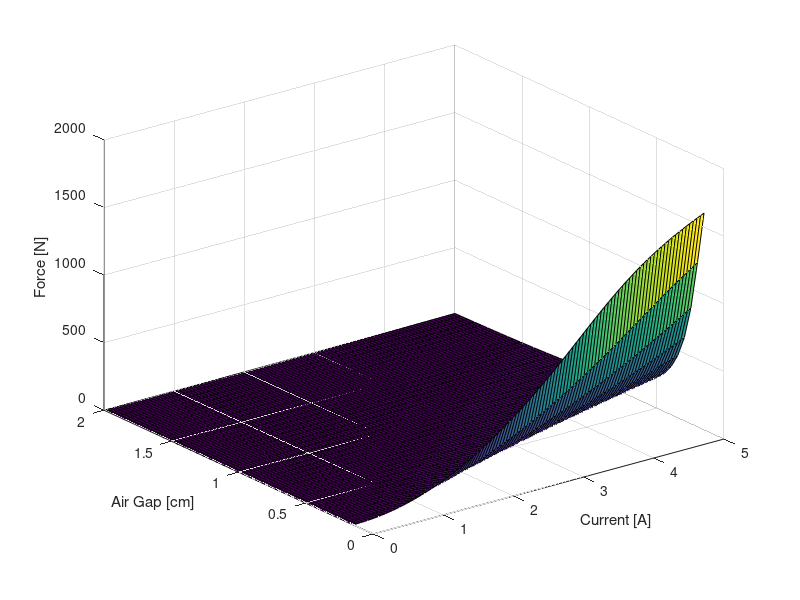

Here is the MATLAB script that generated this plot:
%% DATA ANALYSIS %%
% Small script for representation of the simulation's output data.

clear
clc
close all

load('results.mat')
forceArray = -forceArray(2:40, :);
deltas = deltas(2:40);
surf(I, deltas, forceArray)
xlabel('Current [A]')
ylabel('Air Gap [cm]')
zlabel("Force [N]")